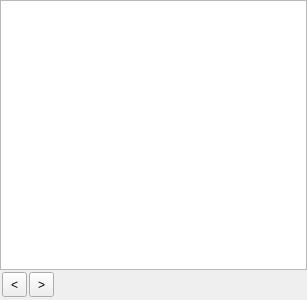
<?xml version="1.0" encoding="UTF-8"?>
<ui version="4.0">
 <class>HistoryForm</class>
 <widget class="QWidget" name="HistoryForm">
  <property name="geometry">
   <rect>
    <x>0</x>
    <y>0</y>
    <width>307</width>
    <height>300</height>
   </rect>
  </property>
  <property name="windowTitle">
   <string>Form</string>
  </property>
  <layout class="QVBoxLayout" name="verticalLayout" stretch="1,0">
   <property name="spacing">
    <number>0</number>
   </property>
   <property name="leftMargin">
    <number>0</number>
   </property>
   <property name="topMargin">
    <number>0</number>
   </property>
   <property name="rightMargin">
    <number>0</number>
   </property>
   <property name="bottomMargin">
    <number>0</number>
   </property>
   <item>
    <widget class="QUndoView" name="undoView" native="true">
     <property name="font">
      <font>
       <pointsize>10</pointsize>
      </font>
     </property>
    </widget>
   </item>
   <item>
    <widget class="QWidget" name="buttonsWidget" native="true">
     <property name="minimumSize">
      <size>
       <width>0</width>
       <height>30</height>
      </size>
     </property>
     <layout class="QHBoxLayout" name="horizontalLayout">
      <property name="spacing">
       <number>2</number>
      </property>
      <property name="leftMargin">
       <number>2</number>
      </property>
      <property name="topMargin">
       <number>2</number>
      </property>
      <property name="rightMargin">
       <number>2</number>
      </property>
      <property name="bottomMargin">
       <number>2</number>
      </property>
      <item>
       <widget class="QToolButton" name="buttonUndo">
        <property name="minimumSize">
         <size>
          <width>25</width>
          <height>25</height>
         </size>
        </property>
        <property name="text">
         <string>&lt;</string>
        </property>
       </widget>
      </item>
      <item>
       <widget class="QToolButton" name="buttonRedo">
        <property name="minimumSize">
         <size>
          <width>25</width>
          <height>25</height>
         </size>
        </property>
        <property name="text">
         <string>&gt;</string>
        </property>
       </widget>
      </item>
      <item>
       <spacer name="horizontalSpacer">
        <property name="orientation">
         <enum>Qt::Horizontal</enum>
        </property>
        <property name="sizeHint" stdset="0">
         <size>
          <width>246</width>
          <height>20</height>
         </size>
        </property>
       </spacer>
      </item>
     </layout>
    </widget>
   </item>
  </layout>
 </widget>
 <customwidgets>
  <customwidget>
   <class>QUndoView</class>
   <extends>QWidget</extends>
   <header location="global">qundoview.h</header>
   <container>1</container>
  </customwidget>
 </customwidgets>
 <resources/>
 <connections/>
</ui>
